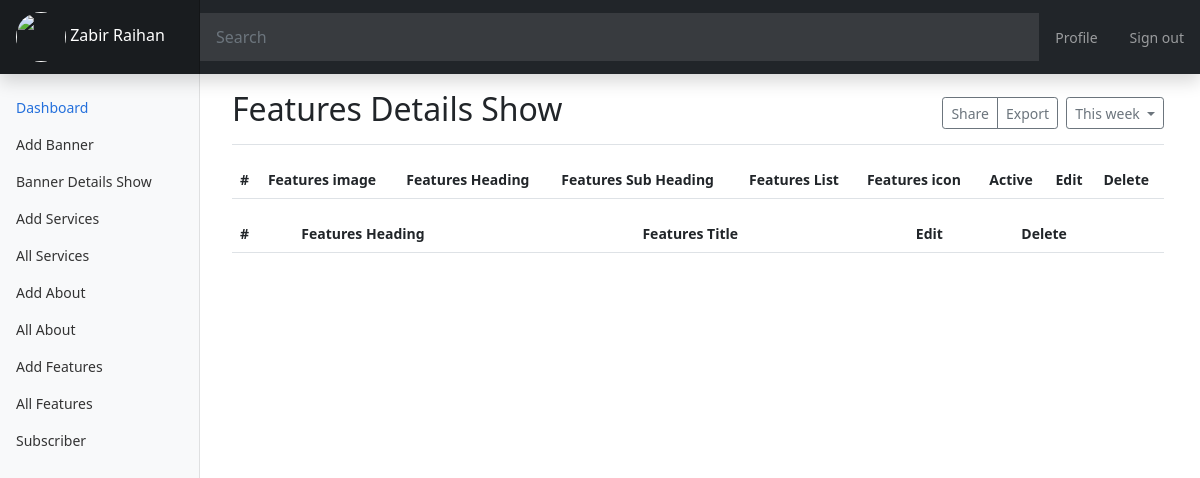
Page /dashboard/AllFeatures.php (signed in) on the earlier database version.
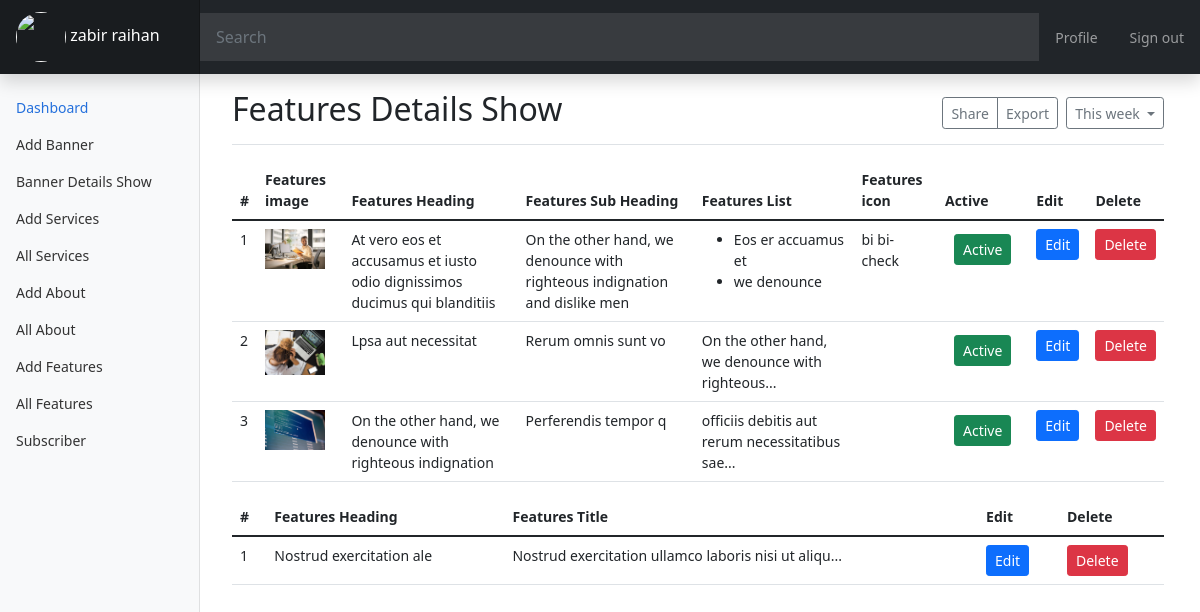
Same page on the later database version.
### tables this page shows
CREATE TABLE `addfeatures` (
  `id` int(11) NOT NULL,
  `img` varchar(256) NOT NULL,
  `subHeading` longtext NOT NULL,
  `subHeading1` longtext NOT NULL,
  `list` longtext NOT NULL,
  `icon` varchar(256) NOT NULL,
  `active` int(2) NOT NULL DEFAULT 1
);

CREATE TABLE `featuresheader` (
  `id` int(11) NOT NULL,
  `heading` varchar(256) NOT NULL,
  `details` longtext NOT NULL
);

### dashboard/AllFeatures.php (the view, shortened to what the changed rows need)
<?php
include "./inc/Header.php";
include_once "./inc/SideMenu.php";
include_once "../inc/env.php";
$select = "SELECT * FROM addfeatures";
$query = mysqli_query($conn, $select);
$fetch = mysqli_fetch_all($query, 1);
$select1 = "SELECT * FROM featuresheader";
$query1 = mysqli_query($conn, $select1);
$fetch1 = mysqli_fetch_all($query1, 1);
?>
<main class="col-md-9 ms-sm-auto col-lg-10 px-md-4">
    <div class="d-flex justify-content-between flex-wrap flex-md-nowrap align-items-center pt-3 pb-2 mb-3 border-bottom">
        <h1 class="h2">Features Details Show</h1>
    </div>
    <table class="table">
        <thead>
            <tr>
                <th scope="col">#</th>
                <th scope="col">Features image</th>
                <th scope="col">Features Heading</th>
                <th scope="col">Features Sub Heading </th>
                <th scope="col">Features List</th>
                <th scope="col">Features icon </th>
                <th scope="col">Active</th>
                <th scope="col">Edit</th>
                <th scope="col">Delete</th>
            </tr>
        </thead>
        <tbody>
            <?php
            foreach ($fetch as $item => $data) {
            ?>
                <tr>
                    <td><?= ++$item ?></td>
                    <td>
                        <img style="width: 60px;" src="<?= $path . 'uploads/' . $data['img'] ?>" alt="">
                    </td>
                    <td>
                        <?php
                        if (strlen($data['subHeading']) > 80) {
                            echo substr($data['subHeading'], 0, 50) . "...";
                        } else {
                            echo $data['subHeading'];
                        }
                        ?>
                    </td>
                    <td>
                        <?php
                        if (strlen($data['subHeading1']) > 80) {
                            echo substr($data['subHeading1'], 0, 50) . "...";
                        } else {
                            echo $data['subHeading1'];
                        }
                        ?>
                    </td>
                    <td>
                        <?php
                        if (strlen($data['list']) > 80) {
                            echo substr($data['list'], 0, 50) . "...";
                        } else {
                            echo $data['list'];
                        }
                        ?>
                    </td>
                    <td>
                        <?= $data['icon'] ?>
                    </td>
                    <td>
                        <a href="./controller/FeaturesActive.php?id=<?= $data['id'] ?>&active=<?= $data['active'] ?>" class="btn btn-sm">
                            <?php
                            if ($data['active'] == 0) {
                            ?>
                                <span class="btn btn-danger btn-sm">
                                    Deactive
                                </span>
                            <?php
                            } else {
                            ?>
                                <span class="btn btn-success btn-sm">
                                    Active
                                </span>
                            <?php
                            }
                            ?>
                        </a>
                    </td>
                    <td>
                        <a href="./featuresEdit.php?id=<?= $data['id'] ?>" class="btn btn-primary btn-sm">Edit</a>
                    </td>
                    <td>
                        <a href="./controller/featuresDelete.php?id=<?= $data['id'] ?>&img=<?= $data['img'] ?>" class="btn btn-danger btn-sm">Delete</a>
                    </td>
                </tr>
            <?php
            }
            ?>
        </tbody>
    </table>
    <table class="table">
        <thead>
            <tr>
                <th scope="col">#</th>
                <th scope="col">Features Heading</th>
                <th scope="col">Features Title </th>
                <th scope="col">Edit</th>
                <th scope="col">Delete</th>
            </tr>
        </thead>
        <tbody>
            <?php
            foreach ($fetch1 as $item => $data) {
            ?>
                <tr>
                    <td><?= ++$item ?></td>
                    <td>
                        <?php
                        if (strlen($data['heading']) > 80) {
                            echo substr($data['heading'], 0, 50) . "...";
                        } else {
                            echo $data['heading'];
                        }
                        ?>
                    </td>
                    <td>
                        <?php
                        if (strlen($data['details']) > 80) {
                            echo substr($data['details'], 0, 50) . "...";
                        } else {
                            echo $data['details'];
                        }
                        ?>
                    </td>
                    <td>
                        <a href="./FeaturesHeaderEdit.php?id=<?= $data['id'] ?>" class="btn btn-primary btn-sm">Edit</a>
                    </td>
                    <td>
                        <a href="./controller/featuresHeaderDel.php?id=<?= $data['id'] ?>" class="btn btn-danger btn-sm">Delete</a>
                    </td>
                </tr>
            <?php
            }
            ?>
        </tbody>
    </table>
    <?php
    require_once "./inc/footer.php";
    ?>

### dashboard/inc/Header.php (shortened to what the changed rows need)
<?php
$path = 'http://' . $_SERVER['SERVER_NAME'] . '/Astron/';
?>
<!DOCTYPE html>
<html lang="en">
<head>
  <link href="https://cdn.jsdelivr.net/npm/bootstrap@5.2.0/dist/css/bootstrap.min.css" rel="stylesheet">
  <link href="https://cdn.jsdelivr.net/npm/bootstrap@5.1.3/dist/css/bootstrap.min.css" rel="stylesheet">
  <link rel="stylesheet" href="https://cdn.jsdelivr.net/npm/bootstrap-icons@1.8.1/font/bootstrap-icons.css">
  <link rel="stylesheet" href="./css/bootstrapicons-iconpicker.min.css">
  <link rel="stylesheet" href="https://cdnjs.cloudflare.com/ajax/libs/font-awesome/4.7.0/css/font-awesome.min.css" />
  <link rel="stylesheet" href="./css/richtext.min.css">
  <link href="./css/dashboard.css" rel="stylesheet" />
</head>
<body>
  <header class="navbar navbar-dark sticky-top bg-dark flex-md-nowrap p-0 shadow">
    <a class="navbar-brand col-md-3 col-lg-2 me-0 px-3 fs-6" href="">
      <img src="<?= '../uploads/' .  $_SESSION['auth']['files'] ?>" alt="" style="width:50px ; height:50px;border-radius: 50%; object-fit:cover;object-position:center;">
      <?= $_SESSION['auth']['name'] ?></a>
    <input class="form-control form-control-dark w-100 rounded-0 border-0" type="text" placeholder="Search" aria-label="Search" />
    <div class="navbar-nav">
      <div class="nav-item text-nowrap d-flex">
      </div>
    </div>
  </header>

Differences in the rows shown:
added addfeatures: img (picture), subHeading "At vero eos et accusamus et iusto odio dignissimos ducimus qui blanditiis", subHeading1 "On the other hand, we denounce with righteous indignation and dislike men", list "Eos er accuamus et we denounce", icon "bi bi-check", active "Active"
added addfeatures: img (picture), subHeading "Lpsa aut necessitat", subHeading1 "Rerum omnis sunt vo", list "On the other hand, we denounce with righteous", active "Active"
added addfeatures: img (picture), subHeading "On the other hand, we denounce with righteous indignation", subHeading1 "Perferendis tempor q", list "officiis debitis aut rerum necessitatibus sae", active "Active"
added featuresheader: heading "Nostrud exercitation ale", details "Nostrud exercitation ullamco laboris nisi ut aliqu"
Other differences:
$_SESSION['auth']['name']: "Zabir Raihan" → "zabir raihan"
